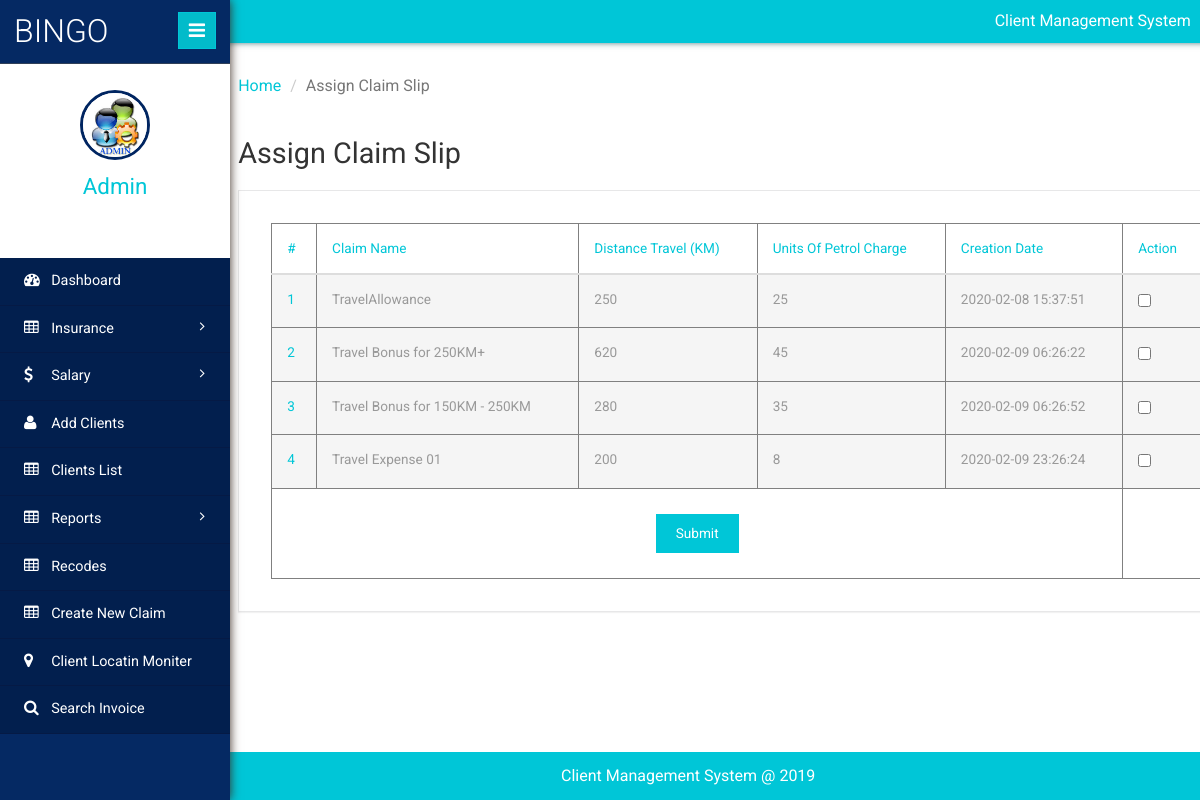
Page /admin/add-client-claim.php (signed in) on the committed database.
### tables this page shows
CREATE TABLE IF NOT EXISTS `tblclaim` (
  `ID` int NOT NULL AUTO_INCREMENT,
  `ClaimName` varchar(150) DEFAULT NULL,
  `DistanceTravel` varchar(150) DEFAULT NULL,
  `UnitsofPetrol` varchar(150) DEFAULT NULL,
  `CreationDate` timestamp NOT NULL DEFAULT CURRENT_TIMESTAMP,
  PRIMARY KEY (`ID`)
);

### admin/add-client-claim.php (the view, shortened to what this page needs)
<?php
include('includes/dbconnection.php');
if (strlen($_SESSION['clientmsaid']==0)) {
  header('location:logout.php');
  } else{
  	?>
<!DOCTYPE HTML>
<html>
<head>
	<link href="css/bootstrap.min.css" rel='stylesheet' type='text/css' />
	<link href="css/style.css" rel='stylesheet' type='text/css' />
	<link href="css/font-awesome.css" rel="stylesheet">
	<link rel="stylesheet" href="css/icon-font.min.css" type='text/css' />
</head>
<body>
	<div class="page-container">
		<div class="left-content">
			<div class="inner-content">
				<?php include_once('includes/header.php');?>
				<div class="outter-wp">
					<div class="sub-heard-part">
						<ol class="breadcrumb m-b-0">
							<li><a href="dashboard.php">Home</a></li>
							<li class="active">Assign Claim Slip</li>
						</ol>
					</div>
					<div class="graph-visual tables-main">
						<h3 class="inner-tittle two">Assign Claim Slip</h3>
						<div class="graph">
							<div class="tables">
								<form method="post">
								<table class="table" border="1"> <thead> <tr> <th>#</th>
									<th>Claim Name</th>
									<th>Distance Travel (KM)</th>
									 <th>Units Of Petrol Charge</th>
									 <th>Creation Date</th>
									 <th>Action</th>
									  </tr>
									   </thead>
									    <tbody>
									    	<?php
$sql="SELECT * from tblclaim";
$query = $dbh -> prepare($sql);
$query->execute();
$results=$query->fetchAll(PDO::FETCH_OBJ);
$cnt=1;
if($query->rowCount() > 0)
{
foreach($results as $row)
{               ?>
									     <tr class="active">
										  <th scope="row"><?php echo htmlentities($cnt);?></th>
										  <td><?php  echo htmlentities($row->ClaimName);?></td>
									       <td><?php  echo htmlentities($row->DistanceTravel);?></td>
									        <td><?php  echo htmlentities($row->UnitsofPetrol);?></td>
									         <td><?php  echo htmlentities($row->CreationDate);?></td>
									        <td><input type="checkbox" name="sids[]" value="<?php  echo $row->ID;?>" ></td>
									     </tr>
									     <?php $cnt=$cnt+1;}} ?>
									     <tr>
<td colspan="5" align="center">
<button type="submit" name="submit" class="btn btn-default">Submit</button>
</td>
</tr>
									     </tbody> </table>
									     </form>
							</div>
						</div>
					</div>
				</div>
				<?php include_once('includes/footer.php');?>
			</div>
		</div>
		<?php include_once('includes/sidebar.php');?>
	</div>
</body>
</html>
<?php }  ?>

### admin/includes/sidebar.php (shortened to what this page needs)
 <div class="sidebar-menu">
    <header class="logo">
        <a href="#" class="sidebar-icon"> <span class="fa fa-bars"></span> </a> <a href="dashboard.php"> <span id="logo"> <h1>BINGO</h1></span>
        </a>
    </header>
    <div class="down">
        <?php
$aid=$_SESSION['clientmsaid'];
$sql="SELECT AdminName from  tbladmin where ID=:aid";
$query = $dbh -> prepare($sql);
$query->bindParam(':aid',$aid,PDO::PARAM_STR);
$query->execute();
$results=$query->fetchAll(PDO::FETCH_OBJ);
$cnt=1;
if($query->rowCount() > 0)
{
foreach($results as $row)
{               ?>
        <a href="dashboard.php"><img src="images/images.jpg" height="70" width="70"></a>
        <a href="dashboard.php"><span class=" name-caret"><?php  echo $row->AdminName;?></span></a>
        <?php $cnt=$cnt+1;}} ?>
        <ul>
            <li><a class="tooltips" href="admin-profile.php"><span>Profile</span><i class="lnr lnr-user"></i></a></li>
            <li><a class="tooltips" href="change-password.php"><span>Settings</span><i class="lnr lnr-cog"></i></a></li>
            <li><a class="tooltips" href="logout.php"><span>Log out</span><i class="lnr lnr-power-switch"></i></a></li>
        </ul>
    </div>
    <div class="menu">
        <ul id="menu" >
            <li><a href="dashboard.php"><i class="fa fa-tachometer"></i> <span>Dashboard</span></a></li>
            <li id="menu-academico" ><a href="#"><i class="fa fa-table"></i> <span>Insurance</span> <span class="fa fa-angle-right" style="float: right"></span></a>
            </li>
            <li id="menu-academico" ><a href="#"><i class="fa fa-usd"></i> <span>Salary</span> <span class="fa fa-angle-right" style="float: right"></span></a>
            </li>
            <li><a href="add-client.php"><i class="fa fa-user"></i> <span>Add Clients</span></a></li>
            <li><a href="manage-client.php"><i class="fa fa-table"></i> <span>Clients List</span></a></li>
            <li id="menu-academico" ><a href="#"><i class="fa fa-table"></i> <span> Reports</span> <span class="fa fa-angle-right" style="float: right"></span></a>
            </li>
            <li><a href="services-details.php"><i class="fa fa-table"></i> <span>Recodes</span></a></li>
            <li><a href="add-claim.php"><i class="fa fa-table"></i> <span>Create New Claim</span></a></li>
            <li><a href="client-location.php"><i class="fa fa-map-marker"></i> <span>Client Locatin Moniter</span></a></li>
            <li><a href="search-invoices.php"><i class="fa fa-search"></i> <span>Search Invoice</span></a></li>
        </ul>
    </div>
</div>

### rows in the picture
tblclaim: ClaimName "TravelAllowance", DistanceTravel "250", UnitsofPetrol "25", CreationDate "2020-02-08 15:37:51"
tblclaim: ClaimName "Travel Bonus for 250KM+", DistanceTravel "620", UnitsofPetrol "45", CreationDate "2020-02-09 06:26:22"
tblclaim: ClaimName "Travel Bonus for 150KM - 250KM", DistanceTravel "280", UnitsofPetrol "35", CreationDate "2020-02-09 06:26:52"
tblclaim: ClaimName "Travel Expense 01", DistanceTravel "200", UnitsofPetrol "8", CreationDate "2020-02-09 23:26:24"

### other values in the picture
$row->AdminName "Admin"
